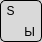
              <widget class="QWidget" name="key_S" native="true">
               <property name="minimumSize">
                <size>
                 <width>42</width>
                 <height>42</height>
                </size>
               </property>
               <property name="maximumSize">
                <size>
                 <width>42</width>
                 <height>42</height>
                </size>
               </property>
               <property name="styleSheet">
                <string notr="true">border: 1px solid black;
background-color: #D9D9D9; 
border-radius: 5px;
 color: black; 
</string>
               </property>
               <layout class="QGridLayout" name="gridLayout_36" rowstretch="0,0,0,0" columnstretch="0,0,0">
                <property name="leftMargin">
                 <number>0</number>
                </property>
                <property name="topMargin">
                 <number>0</number>
                </property>
                <property name="rightMargin">
                 <number>0</number>
                </property>
                <property name="bottomMargin">
                 <number>0</number>
                </property>
                <property name="spacing">
                 <number>0</number>
                </property>
                <item row="3" column="2">
                 <widget class="QLabel" name="label_77">
                  <property name="styleSheet">
                   <string notr="true">border: none;  background: transparent</string>
                  </property>
                  <property name="text">
                   <string> Ы</string>
                  </property>
                 </widget>
                </item>
                <item row="3" column="0">
                 <widget class="QLabel" name="label_88">
                  <property name="styleSheet">
                   <string notr="true">border: none; background: transparent</string>
                  </property>
                  <property name="text">
                   <string/>
                  </property>
                 </widget>
                </item>
                <item row="2" column="0">
                 <widget class="QLabel" name="label_89">
                  <property name="styleSheet">
                   <string notr="true">border: none;  background: transparent</string>
                  </property>
                  <property name="text">
                   <string>  S</string>
                  </property>
                 </widget>
                </item>
               </layout>
              </widget>
